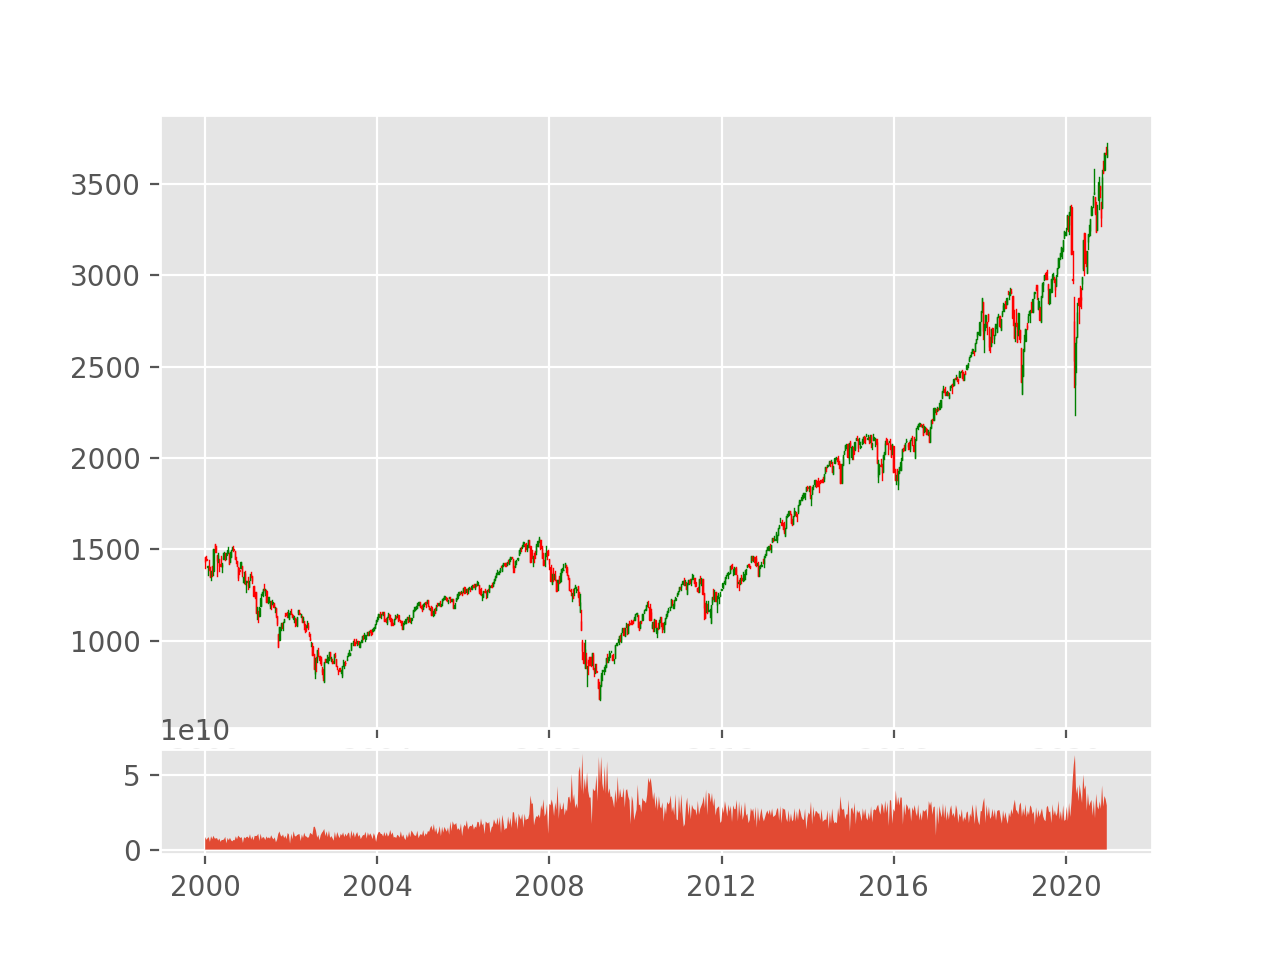

Recreate this plot in Python.
from matplotlib import style
import pandas as pd
import pandas_datareader.data as web
import matplotlib.pyplot as plt 
from mpl_finance import candlestick_ohlc
import matplotlib.dates as mdates
import datetime
import yfinance as yf

# style of plot
style.use('ggplot')

# SP500 (^GSPC) from yahoo finnance
'''
gspc = yf.download('^GSPC','2000-1-1')
gspc.to_csv('gspc.csv')
'''
# read csv - data pulled from yahoo finance
gspc = pd.read_csv('gspc.csv', parse_dates=True, index_col=0)
print(gspc)

# open, high, low, close
gspc_ohlc = gspc['Adj Close'].resample('10D').ohlc()
gspc_volume = gspc['Volume'].resample('10D').sum()
gspc_ohlc.reset_index(inplace=True)
gspc_ohlc['Date'] = gspc_ohlc['Date'].map(mdates.date2num)


ax1 = plt.subplot2grid((6,1), (0,0), rowspan=5, colspan=1)
ax2 = plt.subplot2grid((6,1), (5,0), rowspan=1, colspan=1, sharex=ax1)
ax1.xaxis_date()
candlestick_ohlc(ax1, gspc_ohlc.values, width=2, colorup='g')
ax2.fill_between(gspc_volume.index.map(mdates.date2num), gspc_volume.values, 0)
plt.show()
